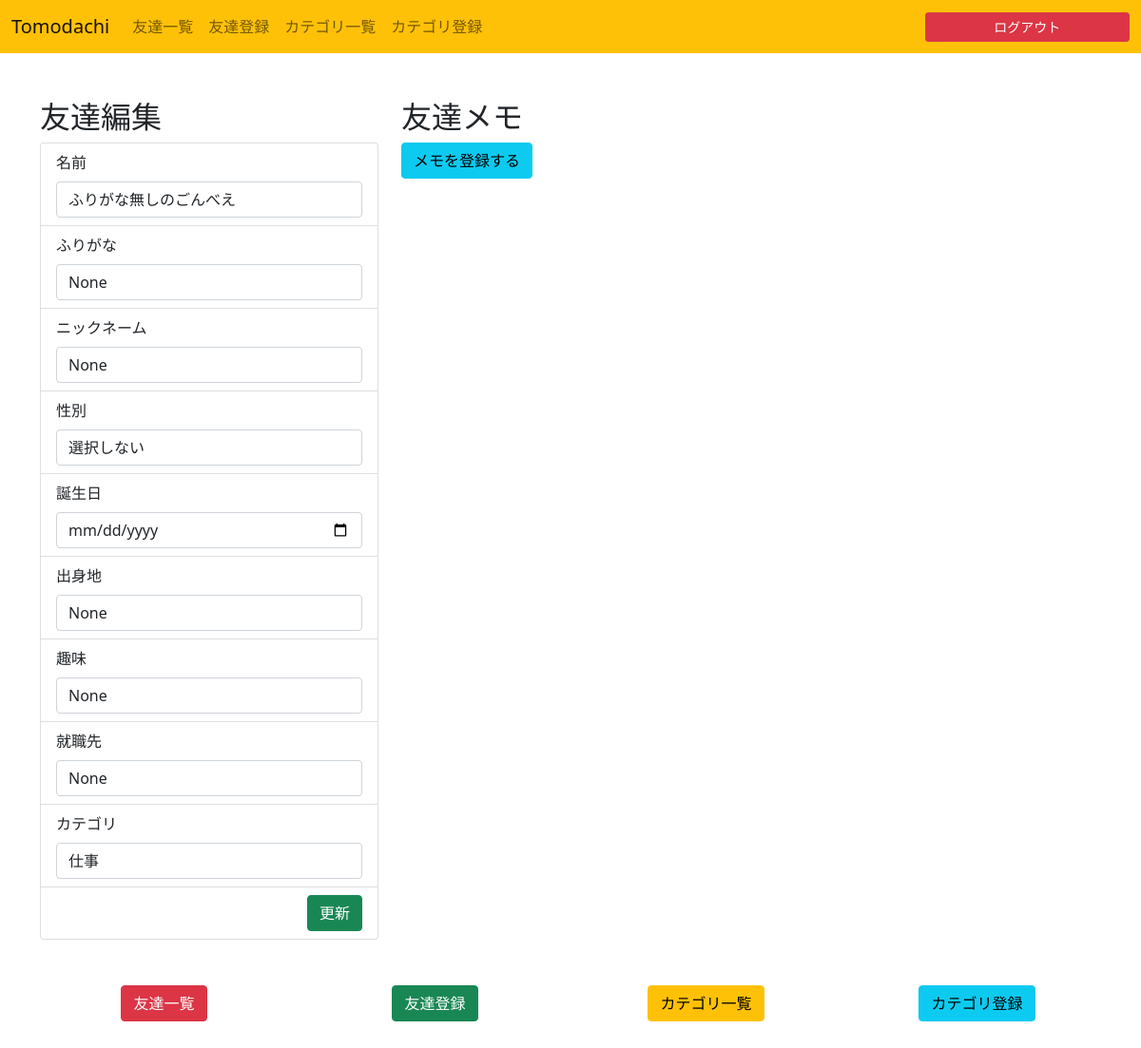
The page /14/ (signed in) on the database its author committed.
### friendslist/models.py (models this page shows)
class Friend(models.Model):
    name = models.CharField(default="", max_length=20)
    furigana = models.CharField(blank=True, null=True, max_length=20)
    nickname = models.CharField(blank=True, null=True, max_length=20)
    sex = models.IntegerField(default=0)
    birthday = models.DateField(blank=True, null=True, auto_now=False, auto_now_add=False)
    birthplace = models.CharField(blank=True, null=True, max_length=30)
    hobby = models.CharField(blank=True, null=True, max_length=30)
    company = models.CharField(blank=True, null=True, max_length=30)
    created_at = models.DateTimeField(auto_now_add=True)
    updated_at = models.DateTimeField(auto_now=True)
    user = models.ForeignKey(get_user_model(), on_delete=models.CASCADE)
    category = models.ForeignKey(Category, on_delete=models.CASCADE, default=1)

class Category(models.Model):
    name = models.CharField(default="", max_length=20)
    created_at = models.DateTimeField(auto_now_add=True)
    updated_at = models.DateTimeField(auto_now=True)
    user = models.ForeignKey(get_user_model(), on_delete=models.CASCADE)

### friendslist/views.py (the view)
# urls.py: path('<slug:pk>/', views.friend, name="friend"),
@login_required
def friend(request, pk):
    if request.method == 'POST':
        friend = Friend.objects.get(pk=pk)
        form = FriendForm(request.POST, instance=friend)
        if form.is_valid():
            friend.save()
    user = request.user
    categories = Category.objects.filter(user=user)
    friend = Friend.objects.get(pk=pk)
    if friend.birthday is not None:
        friend_birthday = "{0:%Y-%m-%d}".format(friend.birthday)
    else:
        friend_birthday = friend.birthday
    memos = Memo.objects.filter(friend=friend)
    context = {
        'categories': categories,
        'friend': friend,
        'friend_birthday': friend_birthday,
        'memos': memos,
    }
    return render(request, 'friendslist/friend.html', context)

### templates/friendslist/friend.html (shortened to what this page needs)
{% extends 'friendslist/base.html' %}
{% block content %}
<main class="container mb-5">
    <form class="row" method="POST">
        <div class="col col-md-4">
            <h2>友達編集</h2>
            <ul class="list-group">
                <li class="list-group-item">
                    <label class="form-label">名前</label>
                    <input type="text" class="form-control" id="id_name" name="name" value="{{ friend.name }}">
                </li>
                <li class="list-group-item">
                    <label class="form-label">ふりがな</label>
                    <input type="text" class="form-control" id="id_furigana" name="furigana" value="{{ friend.furigana }}">
                </li>
                <li class="list-group-item">
                    <label class="form-label">ニックネーム</label>
                    <input type="text" class="form-control" id="id_nickname" name="nickname" value="{{ friend.nickname }}">
                </li>
                <li class="list-group-item">
                    <label class="form-label">性別</label>
                    <select class="form-control" id="id_sex" name="sex">
                        <option value="0" {% if friend.sex == 0 %}selected{% endif %}>選択しない</option>
                    </select>
                </li>
                <li class="list-group-item">
                    <label class="form-label">誕生日</label>
                    <input type="date" class="form-control" id="id_birthday" name="birthday" value="{{ friend_birthday }}">
                </li>
                <li class="list-group-item">
                    <label class="form-label">出身地</label>
                    <input type="text" class="form-control" id="id_birthplace" name="birthplace" value="{{ friend.birthplace }}">
                </li>
                <li class="list-group-item">
                    <label class="form-label">趣味</label>
                    <input type="text" class="form-control" id="id_hobby" name="hobby" value="{{ friend.hobby }}">
                </li>
                <li class="list-group-item">
                    <label class="form-label">就職先</label>
                    <input type="text" class="form-control" id="id_company" name="company" value="{{ friend.company }}">
                </li>
                <li class="list-group-item">
                    <label class="form-label">カテゴリ</label>
                    <select class="form-control" id="id_category" name="category">
                        {% for category in categories %}
                        <option value="{{ category.pk }}" {% if category.pk == friend.category.pk %}selected{% endif %}>{{ category.name }}</option>
                        {% endfor %}
                    </select>
                </li>
                <li class="list-group-item">
                    <button type="submit" class="btn btn-success float-end">更新</button>
                </li>
            </ul>
        </div>
        <div class="column col-md-8">
            <h2>友達メモ</h2>
            <a class="btn btn-info mb-3" href="{% url 'memo_create' friend.pk %}" role="button">メモを登録する</a>
        </div>
    </form>
</main>
{% endblock %}

### rows shown on the page
Friend: name "ふりがな無しのごんべえ", furigana "None", nickname "None", sex "選択しない", birthplace "None", hobby "None", company "None", category "仕事"
